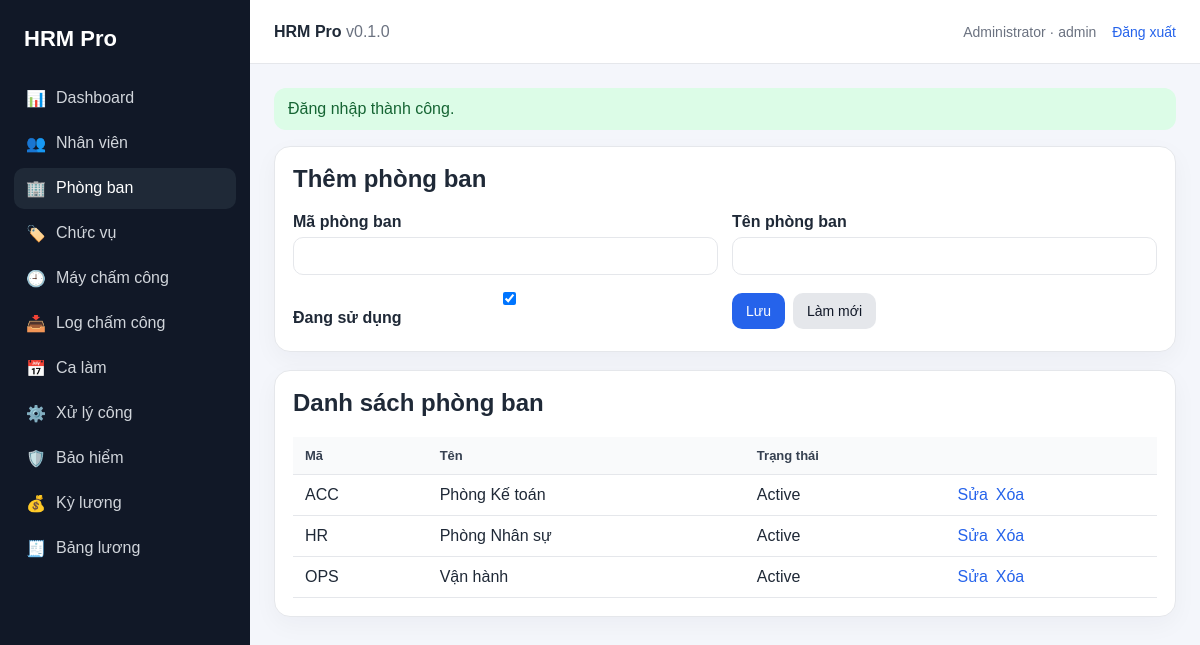
The page /public/index.php?page=departments (signed in) on the database its author committed.
### tables this page shows
CREATE TABLE departments (
    id INT AUTO_INCREMENT PRIMARY KEY,
    department_code VARCHAR(50) NOT NULL UNIQUE,
    department_name VARCHAR(150) NOT NULL,
    parent_id INT NULL,
    manager_employee_id INT NULL,
    is_active TINYINT DEFAULT 1,
    created_at DATETIME DEFAULT CURRENT_TIMESTAMP
);

### public/index.php (called while the page is built, shortened)
<?php
$page = $_GET['page'] ?? 'dashboard';
$routes = [
    'login' => __DIR__ . '/../modules/auth/login.php',
    'logout' => __DIR__ . '/../modules/auth/logout.php',
    'dashboard' => __DIR__ . '/../modules/dashboard/index.php',
    'employees' => __DIR__ . '/../modules/employees/index.php',
    'departments' => __DIR__ . '/../modules/departments/index.php',
    'positions' => __DIR__ . '/../modules/positions/index.php',
    'attendance_devices' => __DIR__ . '/../modules/attendance/devices.php',
    'attendance_logs' => __DIR__ . '/../modules/attendance/logs.php',
    'work_shifts' => __DIR__ . '/../modules/attendance/shifts.php',
    'attendance_process' => __DIR__ . '/../modules/attendance/process.php',
    'insurance_policies' => __DIR__ . '/../modules/insurance/policies.php',
    'payroll_periods' => __DIR__ . '/../modules/payroll/periods.php',
    'payrolls' => __DIR__ . '/../modules/payroll/payrolls.php',
];
require $routes[$page];

### includes/helpers.php (called while the page is built, shortened)
<?php
function e($value): string
{
    return htmlspecialchars((string)$value, ENT_QUOTES, 'UTF-8');
}
function url(string $page = 'dashboard', array $params = []): string
{
    $params = array_merge(['page' => $page], $params);
    return 'index.php?' . http_build_query($params);
}
function checked($actual): string
{
    return (int)$actual === 1 ? 'checked' : '';
}

### config/database.php (called while the page is built, shortened)
<?php
$mysqli = mysqli_init();
mysqli_options($mysqli, MYSQLI_OPT_INT_AND_FLOAT_NATIVE, 1);
mysqli_set_charset($mysqli, 'utf8mb4');
function db(): mysqli
{
    global $mysqli;
    return $mysqli;
}

### modules/departments/index.php (the view, shortened to what this page needs)
<?php
$edit = null;
$rows = db()->query("SELECT * FROM departments ORDER BY department_name");
require __DIR__ . '/../../includes/layout/header.php';
?>
<div class="card">
    <h2><?= $edit ? 'Sửa phòng ban' : 'Thêm phòng ban' ?></h2>
    <form method="post" class="form-grid">
        <div class="form-group"><label>Mã phòng ban</label><input name="department_code" value="<?= e($edit['department_code'] ?? '') ?>" required></div>
        <div class="form-group"><label>Tên phòng ban</label><input name="department_name" value="<?= e($edit['department_name'] ?? '') ?>" required></div>
        <div class="form-group"><label><input type="checkbox" name="is_active" <?= checked($edit['is_active'] ?? 1) ?>> Đang sử dụng</label></div>
        <div class="actions"><button class="btn">Lưu</button><a class="btn light" href="<?= e(url('departments')) ?>">Làm mới</a></div>
    </form>
</div>
<div class="card">
    <h2>Danh sách phòng ban</h2>
    <div class="table-wrap"><table><tr><th>Mã</th><th>Tên</th><th>Trạng thái</th><th></th></tr>
        <?php while ($r = $rows->fetch_assoc()): ?>
            <tr><td><?= e($r['department_code']) ?></td><td><?= e($r['department_name']) ?></td><td><?= $r['is_active'] ? 'Active' : 'Inactive' ?></td><td class="actions"><a href="<?= e(url('departments', ['action'=>'edit','id'=>$r['id']])) ?>">Sửa</a><a class="danger-link" onclick="return confirmDelete()" href="<?= e(url('departments', ['action'=>'delete','id'=>$r['id']])) ?>">Xóa</a></td></tr>
        <?php endwhile; ?>
    </table></div>
</div>
<?php require __DIR__ . '/../../includes/layout/footer.php'; ?>

### public/assets/style.css (style rules this page uses)
:root { --bg: #f4f6fb; --card: #fff; --text: #1f2937; --muted: #6b7280; --primary: #2563eb; --danger: #dc2626; --border: #e5e7eb; }
* { box-sizing: border-box; }
body { margin: 0; font-family: Arial, Helvetica, sans-serif; background: var(--bg); color: var(--text); }
a { color: var(--primary); text-decoration: none; }
.card { background: var(--card); border: 1px solid var(--border); border-radius: 16px; padding: 18px; margin-bottom: 18px; box-shadow: 0 8px 24px rgba(15,23,42,.04); }
.card h1, .card h2, .card h3 { margin-top: 0; }
.table-wrap { overflow-x: auto; }
table { width: 100%; border-collapse: collapse; background: #fff; }
th, td { padding: 11px 12px; border-bottom: 1px solid var(--border); text-align: left; vertical-align: top; }
th { background: #f9fafb; font-size: 13px; color: #374151; }
.form-grid { display: grid; grid-template-columns: repeat(2, minmax(0, 1fr)); gap: 14px; }
.form-group label { display: block; font-weight: 600; margin-bottom: 6px; }
input, select, textarea { width: 100%; padding: 10px 12px; border: 1px solid var(--border); border-radius: 10px; font-size: 14px; background: #fff; }
.actions { display: flex; gap: 8px; align-items: center; flex-wrap: wrap; }
.btn { display: inline-block; border: none; border-radius: 10px; padding: 10px 14px; background: var(--primary); color: #fff; cursor: pointer; font-size: 14px; }
.btn.light { background: #e5e7eb; color: #111827; }

### rows shown on the page
departments: department_code "ACC", department_name "Phòng Kế toán", is_active "Active"
departments: department_code "HR", department_name "Phòng Nhân sự", is_active "Active"
departments: department_code "OPS", department_name "Vận hành", is_active "Active"

### other values the page prints
$item[1] "📊"
$item[0] "Dashboard"
$item[1] "👥"
$item[0] "Nhân viên"
$item[1] "🏢"
$item[0] "Phòng ban"
$item[1] "🏷️"
$item[0] "Chức vụ"
$item[1] "🕘"
$item[0] "Máy chấm công"
$item[1] "📥"
$item[0] "Log chấm công"
$item[1] "📅"
$item[0] "Ca làm"
$item[1] "⚙️"
